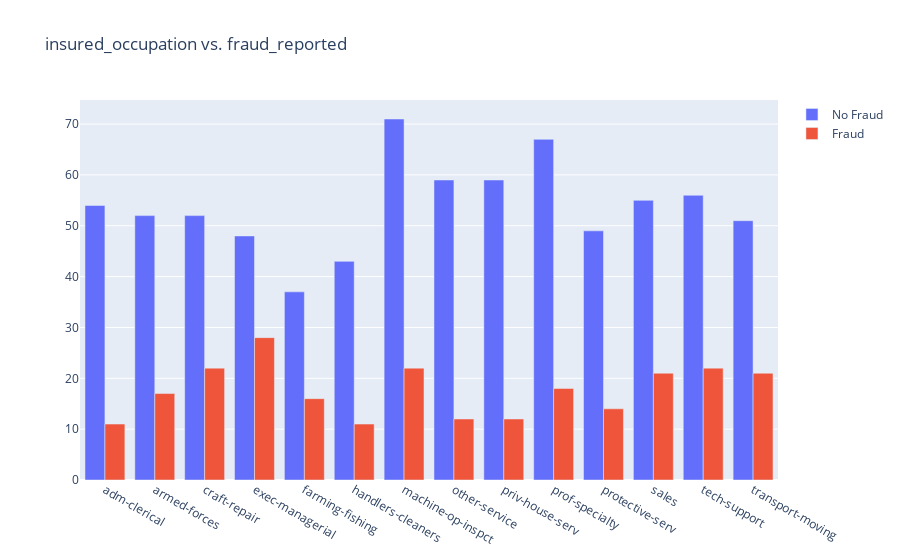

The cell this chart's notebook holds for it:
### Code cell
vis_data(df, 'insured_occupation')

### Figure 1 — Plotly figure (JSON) as saved in the notebook; plotly's stock layout.template omitted (floating-point values rounded to 4 significant figures)
{"data": [{"name": "No Fraud", "type": "bar", "x": ["adm-clerical", "armed-forces", "craft-repair", "exec-managerial", "farming-fishing", "handlers-cleaners", "machine-op-inspct", "other-service", "priv-house-serv", "prof-specialty", "protective-serv", "sales", "tech-support", "transport-moving"], "y": [54, 52, 52, 48, 37, 43, 71, 59, 59, 67, 49, 55, 56, 51]}, {"name": "Fraud", "type": "bar", "x": ["adm-clerical", "armed-forces", "craft-repair", "exec-managerial", "farming-fishing", "handlers-cleaners", "machine-op-inspct", "other-service", "priv-house-serv", "prof-specialty", "protective-serv", "sales", "tech-support", "transport-moving"], "y": [11, 17, 22, 28, 16, 11, 22, 12, 12, 18, 14, 21, 22, 21]}], "layout": {"barmode": "group", "title": {"text": "insured_occupation vs. fraud_reported"}}}
